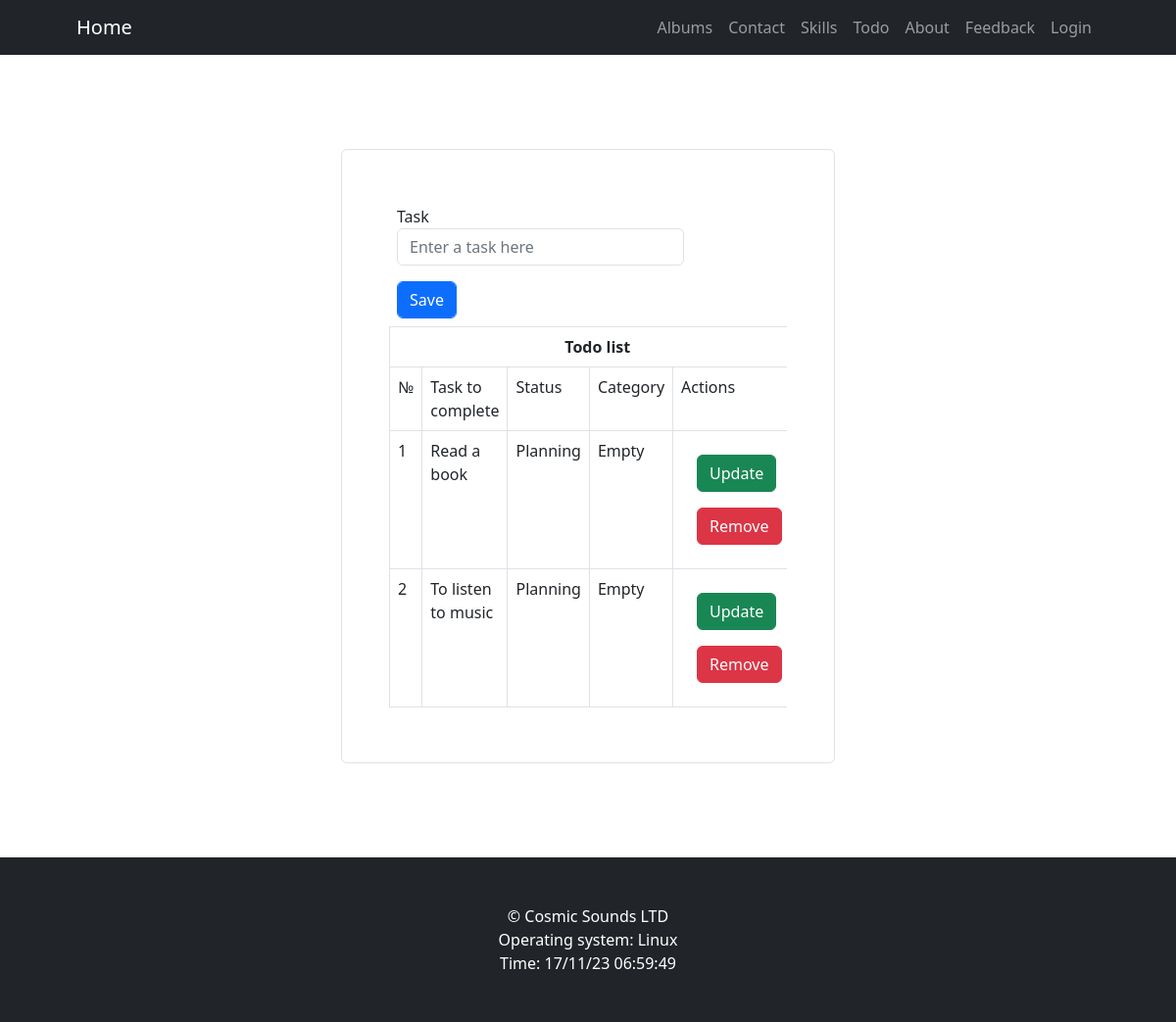
Before: /todo with the older database file.
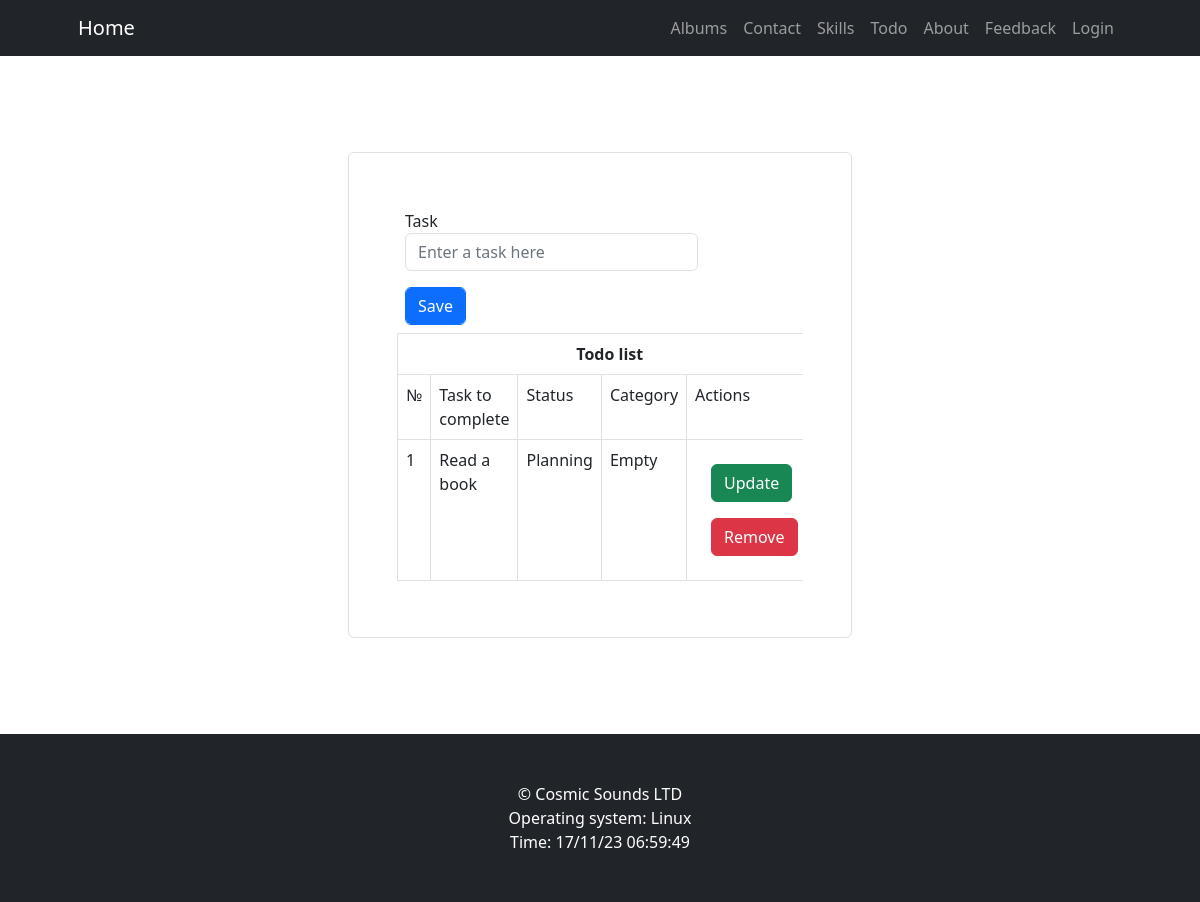
After: the same page with the newer database file.
### app/helpers/database.py (models this page shows, shortened)
class HandleTodos(Todo):
    def show(self):
        todos = db.session.query(Todo)
        return todos

### app/views.py (the view)
@app.route("/todo")
def todo_list():
    title = "Todo list"
    form = TodoForm()
    handle = database.HandleTodos()
    todo = handle.show()
    return render_template("todo.html", title=title, form=form, todo=todo)

### app/forms.py
class TodoForm(FlaskForm):
    task = StringField("Task", validators=[DataRequired(), Length(min=4, max=20)], render_kw={"placeholder": "Enter a task here"})
    save = SubmitField("Save")

### app/views.py (called while the page is built)
@app.context_processor
def base():
    now = datetime.datetime.now()
    time = now.strftime("%d/%m/%y %H:%M:%S")
    menu = [
        {"text": "Albums", "link": url_for("albums")},
        {"text": "Contact", "link": url_for("contact")},
        {"text": "Skills", "link": url_for("skills")},
        {"text": "Todo", "link": url_for("todo_list")},
        {"text": "About", "link": url_for("about")},
        {"text": "Feedback", "link": url_for("feedback")},
        {"text": "Login", "link": url_for("login")},
    ]
    return dict(
        platform=platform,
        time=time,
        menu=menu)

### app/templates/todo.html (shortened to what this page needs)
{% extends "base.html" %}
{% import "_fields.html" as field %}
{% block content %}
<div class="container mx-auto p-3">
    <div class="col-md-6 offset-md-3 border rounded p-5">
        <form action="{{ url_for('add_todo') }}" method="post">
            {{ field.todo_form(form) }}
        </form>
        <div class="table-responsive">
            <table aria-describedby="todo" class="table table-bordered mb-2">
                <thead>
                    <th colspan="5" class="text-center">
                        Todo list
                    </th>
                </thead>
                <tr class="">
                    <td>№</td>
                    <td>Task to complete</td>
                    <td>Status</td>
                    <td>Category</td>
                    <td>Actions</td>
                </tr>
                {% for task in todo %}
                <tr>
                    <td>{{ task.id }}</td>
                    <td>{{ task.task }}</td>
                    <td>{{ task.status }}</td>
                    <td>{{ task.category }}</td>
                    <td>
                        <div class="p-2 form-inline">
                            <form action="{{ url_for('update_todo', id=task.id) }}" method="post" class="p-2">
                                <input type="submit" value="Update" class="btn btn-success">
                            </form>
                            <form action="{{ url_for('remove_todo', id=task.id) }}" method="post" class="p-2">
                                <input type="submit" value="Remove" class="btn btn-danger">
                            </form>
                        </div>
                    </td>
                </tr>
                {% endfor %}
            </table>
        </div>
    </div>
</div>
{% endblock %}

### app/templates/base.html (shortened to what this page needs)
<!DOCTYPE html>
<html lang="en">
<head>
    {% block css %}
    <link rel="stylesheet" href="{{ url_for('static', filename='css/bootstrap.theme.css') }}">
    <link rel="stylesheet" href="{{ url_for('static', filename='css/styles.css') }}">
    {% endblock %}
</head>
<body>
    {% include "header.html" %}
    <div class="content">
        {% block content %}
        {% endblock %}
    </div>
    {% include "footer.html" %}
</body>
</html>

### app/templates/_fields.html (shortened to what this page needs)
{% macro todo_form(form) %}
<div class="form-group p-2">
    {{ form.task.label }}
    {{ form.task(class="border rounded form-control w-75") }}
</div>
<div class="form-group p-2">
    {{ form.save(class="btn btn-primary form-control w-auto") }}
</div>
{% endmacro %}

### app/templates/header.html (shortened to what this page needs)
<nav class="navbar navbar-expand-lg navbar-dark bg-dark">
    <div class="container px-lg-5">
        <a class="navbar-brand" href="{{ url_for('index') }}">Home</a>
        <div class="collapse navbar-collapse" id="navbarSupportedContent">
            <ul class="navbar-nav ms-auto mb-2 mb-lg-0">
                {% for item in menu %}
                <li class="nav-item"><a class="nav-link" href="{{ item.link }}"> {{ item.text }} </a></li>
                {% endfor %}
            </ul>
        </div>
    </div>
</nav>

### app/templates/footer.html
<footer class="py-5 bg-dark">
    <div class="container pb-0">
        <p class="m-0 text-center text-white">&copy; Cosmic Sounds LTD</p>
        <p class="m-0 text-center text-white">Operating system: {{ platform.system() }}</p>
        <p class="m-0 text-center text-white">Time: {{ time }}</p>
    </div>
</footer>

### app/static/css/styles.css (style rules this page uses)
:root { --title: 40px; --content: 20px; }
.content { padding: 10vh; }

Changed rows visible on the page:
removed HandleTodos: id "2", task "To listen to music", status "Planning", category "Empty"
